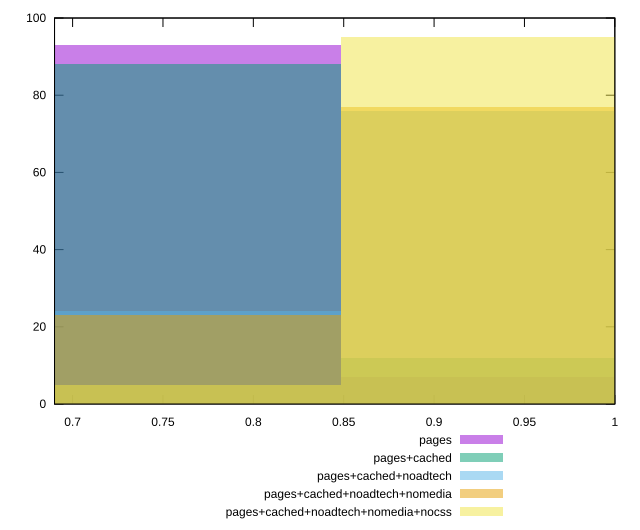

Write the gnuplot code that produced this figure.
reset

$pages <<EOF
0.7275107997914813 93
0.970014399721975 7
EOF

$pagesCached <<EOF
0.7275107997914813 88
0.970014399721975 12
EOF

$pagesCachedNoadtech <<EOF
0.7275107997914813 24
0.970014399721975 76
EOF

$pagesCachedNoadtechNomedia <<EOF
0.7275107997914813 23
0.970014399721975 77
EOF

$pagesCachedNoadtechNomediaNocss <<EOF
0.7275107997914813 5
0.970014399721975 95
EOF

set key outside below
set boxwidth 0.24250359993049375
set xrange [0.69:1]
set yrange [0:100]
set trange [0:100]
set style fill transparent solid 0.5 noborder
set terminal svg size 640, 530 enhanced background rgb 'white'
set output "report_00017_2021-02-10T15-08-03.406Z/uses-rel-preconnect/comparison/histogram/all_score.svg"

plot $pages title "pages" with boxes, \
     $pagesCached title "pages+cached" with boxes, \
     $pagesCachedNoadtech title "pages+cached+noadtech" with boxes, \
     $pagesCachedNoadtechNomedia title "pages+cached+noadtech+nomedia" with boxes, \
     $pagesCachedNoadtechNomediaNocss title "pages+cached+noadtech+nomedia+nocss" with boxes

reset
